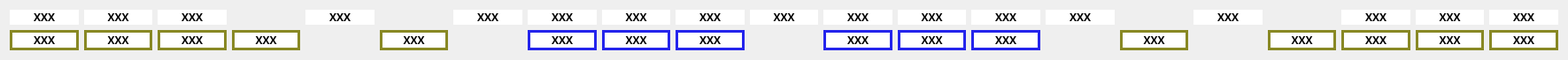
    <widget class="QWidget" name="gridLayoutWidget_5">
     <property name="geometry">
      <rect>
       <x>10</x>
       <y>590</y>
       <width>1771</width>
       <height>41</height>
      </rect>
     </property>
     <layout class="QGridLayout" name="gridLayout_5">
      <item row="0" column="5">
       <widget class="QLabel" name="R_E_4">
        <property name="font">
         <font>
          <family>Ubuntu Mono</family>
          <pointsize>9</pointsize>
          <weight>75</weight>
          <bold>true</bold>
         </font>
        </property>
        <property name="styleSheet">
         <string notr="true">background-color: rgb(255, 255, 255);
border-color: rgb(36, 36, 36);</string>
        </property>
        <property name="text">
         <string>XXX</string>
        </property>
        <property name="alignment">
         <set>Qt::AlignCenter</set>
        </property>
       </widget>
      </item>
      <item row="0" column="21">
       <widget class="QLabel" name="R_E_17">
        <property name="font">
         <font>
          <family>Ubuntu Mono</family>
          <pointsize>9</pointsize>
          <weight>75</weight>
          <bold>true</bold>
         </font>
        </property>
        <property name="styleSheet">
         <string notr="true">background-color: rgb(255, 255, 255);
border-color: rgb(36, 36, 36);</string>
        </property>
        <property name="text">
         <string>XXX</string>
        </property>
        <property name="alignment">
         <set>Qt::AlignCenter</set>
        </property>
       </widget>
      </item>
      <item row="0" column="20">
       <widget class="QLabel" name="R_E_16">
        <property name="font">
         <font>
          <family>Ubuntu Mono</family>
          <pointsize>9</pointsize>
          <weight>75</weight>
          <bold>true</bold>
         </font>
        </property>
        <property name="styleSheet">
         <string notr="true">background-color: rgb(255, 255, 255);
border-color: rgb(36, 36, 36);</string>
        </property>
        <property name="text">
         <string>XXX</string>
        </property>
        <property name="alignment">
         <set>Qt::AlignCenter</set>
        </property>
       </widget>
      </item>
      <item row="0" column="16">
       <widget class="QLabel" name="empty_18">
        <property name="font">
         <font>
          <family>Ubuntu Mono</family>
          <pointsize>9</pointsize>
          <weight>75</weight>
          <bold>true</bold>
         </font>
        </property>
        <property name="styleSheet">
         <string notr="true">color: rgb(255, 255, 255);</string>
        </property>
        <property name="text">
         <string/>
        </property>
        <property name="alignment">
         <set>Qt::AlignCenter</set>
        </property>
       </widget>
      </item>
      <item row="0" column="12">
       <widget class="QLabel" name="R_E_10">
        <property name="font">
         <font>
          <family>Ubuntu Mono</family>
          <pointsize>9</pointsize>
          <weight>75</weight>
          <bold>true</bold>
         </font>
        </property>
        <property name="styleSheet">
         <string notr="true">background-color: rgb(255, 255, 255);
border-color: rgb(36, 36, 36);</string>
        </property>
        <property name="text">
         <string>XXX</string>
        </property>
        <property name="alignment">
         <set>Qt::AlignCenter</set>
        </property>
       </widget>
      </item>
      <item row="0" column="8">
       <widget class="QLabel" name="R_E_6">
        <property name="font">
         <font>
          <family>Ubuntu Mono</family>
          <pointsize>9</pointsize>
          <weight>75</weight>
          <bold>true</bold>
         </font>
        </property>
        <property name="styleSheet">
         <string notr="true">background-color: rgb(255, 255, 255);
border-color: rgb(36, 36, 36);</string>
        </property>
        <property name="text">
         <string>XXX</string>
        </property>
        <property name="alignment">
         <set>Qt::AlignCenter</set>
        </property>
       </widget>
      </item>
      <item row="0" column="14">
       <widget class="QLabel" name="R_E_12">
        <property name="font">
         <font>
          <family>Ubuntu Mono</family>
          <pointsize>9</pointsize>
          <weight>75</weight>
          <bold>true</bold>
         </font>
        </property>
        <property name="styleSheet">
         <string notr="true">background-color: rgb(255, 255, 255);
border-color: rgb(36, 36, 36);</string>
        </property>
        <property name="text">
         <string>XXX</string>
        </property>
        <property name="alignment">
         <set>Qt::AlignCenter</set>
        </property>
       </widget>
      </item>
      <item row="0" column="4">
       <widget class="QLabel" name="empty_17">
        <property name="font">
         <font>
          <family>Ubuntu Mono</family>
          <pointsize>9</pointsize>
          <weight>75</weight>
          <bold>true</bold>
         </font>
        </property>
        <property name="styleSheet">
         <string notr="true">color: rgb(255, 255, 255);</string>
        </property>
        <property name="text">
         <string/>
        </property>
        <property name="alignment">
         <set>Qt::AlignCenter</set>
        </property>
       </widget>
      </item>
      <item row="0" column="7">
       <widget class="QLabel" name="R_E_5">
        <property name="font">
         <font>
          <family>Ubuntu Mono</family>
          <pointsize>9</pointsize>
          <weight>75</weight>
          <bold>true</bold>
         </font>
        </property>
        <property name="styleSheet">
         <string notr="true">background-color: rgb(255, 255, 255);
border-color: rgb(36, 36, 36);</string>
        </property>
        <property name="text">
         <string>XXX</string>
        </property>
        <property name="alignment">
         <set>Qt::AlignCenter</set>
        </property>
       </widget>
      </item>
      <item row="0" column="9">
       <widget class="QLabel" name="R_E_7">
        <property name="font">
         <font>
          <family>Ubuntu Mono</family>
          <pointsize>9</pointsize>
          <weight>75</weight>
          <bold>true</bold>
         </font>
        </property>
        <property name="styleSheet">
         <string notr="true">background-color: rgb(255, 255, 255);
border-color: rgb(36, 36, 36);</string>
        </property>
        <property name="text">
         <string>XXX</string>
        </property>
        <property name="alignment">
         <set>Qt::AlignCenter</set>
        </property>
       </widget>
      </item>
      <item row="0" column="18">
       <widget class="QLabel" name="empty_14">
        <property name="font">
         <font>
          <family>Ubuntu Mono</family>
          <pointsize>9</pointsize>
          <weight>75</weight>
          <bold>true</bold>
         </font>
        </property>
        <property name="styleSheet">
         <string notr="true">color: rgb(255, 255, 255);</string>
        </property>
        <property name="text">
         <string/>
        </property>
        <property name="alignment">
         <set>Qt::AlignCenter</set>
        </property>
       </widget>
      </item>
      <item row="0" column="1">
       <widget class="QLabel" name="R_E_1">
        <property name="font">
         <font>
          <family>Ubuntu Mono</family>
          <pointsize>9</pointsize>
          <weight>75</weight>
          <bold>true</bold>
         </font>
        </property>
        <property name="styleSheet">
         <string notr="true">background-color: rgb(255, 255, 255);
border-color: rgb(36, 36, 36);</string>
        </property>
        <property name="text">
         <string>XXX</string>
        </property>
        <property name="alignment">
         <set>Qt::AlignCenter</set>
        </property>
       </widget>
      </item>
      <item row="0" column="15">
       <widget class="QLabel" name="R_E_13">
        <property name="enabled">
         <bool>true</bool>
        </property>
        <property name="font">
         <font>
          <family>Ubuntu Mono</family>
          <pointsize>9</pointsize>
          <weight>75</weight>
          <bold>true</bold>
         </font>
        </property>
        <property name="styleSheet">
         <string notr="true">background-color: rgb(255, 255, 255);
border-color: rgb(36, 36, 36);</string>
        </property>
        <property name="text">
         <string>XXX</string>
        </property>
        <property name="alignment">
         <set>Qt::AlignCenter</set>
        </property>
       </widget>
      </item>
      <item row="0" column="11">
       <widget class="QLabel" name="R_E_9">
        <property name="font">
         <font>
          <family>Ubuntu Mono</family>
          <pointsize>9</pointsize>
          <weight>75</weight>
          <bold>true</bold>
         </font>
        </property>
        <property name="styleSheet">
         <string notr="true">background-color: rgb(255, 255, 255);
border-color: rgb(36, 36, 36);</string>
        </property>
        <property name="text">
         <string>XXX</string>
        </property>
        <property name="alignment">
         <set>Qt::AlignCenter</set>
        </property>
       </widget>
      </item>
      <item row="0" column="19">
       <widget class="QLabel" name="R_E_15">
        <property name="font">
         <font>
          <family>Ubuntu Mono</family>
          <pointsize>9</pointsize>
          <weight>75</weight>
          <bold>true</bold>
         </font>
        </property>
        <property name="styleSheet">
         <string notr="true">background-color: rgb(255, 255, 255);
border-color: rgb(36, 36, 36);</string>
        </property>
        <property name="text">
         <string>XXX</string>
        </property>
        <property name="alignment">
         <set>Qt::AlignCenter</set>
        </property>
       </widget>
      </item>
      <item row="0" column="6">
       <widget class="QLabel" name="empty_13">
        <property name="font">
         <font>
          <family>Ubuntu Mono</family>
          <pointsize>9</pointsize>
          <weight>75</weight>
          <bold>true</bold>
         </font>
        </property>
        <property name="styleSheet">
         <string notr="true">color: rgb(255, 255, 255);</string>
        </property>
        <property name="text">
         <string/>
        </property>
        <property name="alignment">
         <set>Qt::AlignCenter</set>
        </property>
       </widget>
      </item>
      <item row="0" column="3">
       <widget class="QLabel" name="R_E_3">
        <property name="font">
         <font>
          <family>Ubuntu Mono</family>
          <pointsize>9</pointsize>
          <weight>75</weight>
          <bold>true</bold>
         </font>
        </property>
        <property name="styleSheet">
         <string notr="true">background-color: rgb(255, 255, 255);
border-color: rgb(36, 36, 36);</string>
        </property>
        <property name="text">
         <string>XXX</string>
        </property>
        <property name="alignment">
         <set>Qt::AlignCenter</set>
        </property>
       </widget>
      </item>
      <item row="0" column="10">
       <widget class="QLabel" name="R_E_8">
        <property name="font">
         <font>
          <family>Ubuntu Mono</family>
          <pointsize>9</pointsize>
          <weight>75</weight>
          <bold>true</bold>
         </font>
        </property>
        <property name="styleSheet">
         <string notr="true">background-color: rgb(255, 255, 255);
border-color: rgb(36, 36, 36);</string>
        </property>
        <property name="text">
         <string>XXX</string>
        </property>
        <property name="alignment">
         <set>Qt::AlignCenter</set>
        </property>
       </widget>
      </item>
      <item row="0" column="17">
       <widget class="QLabel" name="R_E_14">
        <property name="font">
         <font>
          <family>Ubuntu Mono</family>
          <pointsize>9</pointsize>
          <weight>75</weight>
          <bold>true</bold>
         </font>
        </property>
        <property name="styleSheet">
         <string notr="true">background-color: rgb(255, 255, 255);
border-color: rgb(36, 36, 36);</string>
        </property>
        <property name="text">
         <string>XXX</string>
        </property>
        <property name="alignment">
         <set>Qt::AlignCenter</set>
        </property>
       </widget>
      </item>
      <item row="0" column="2">
       <widget class="QLabel" name="R_E_2">
        <property name="font">
         <font>
          <family>Ubuntu Mono</family>
          <pointsize>9</pointsize>
          <weight>75</weight>
          <bold>true</bold>
         </font>
        </property>
        <property name="styleSheet">
         <string notr="true">background-color: rgb(255, 255, 255);
border-color: rgb(36, 36, 36);</string>
        </property>
        <property name="text">
         <string>XXX</string>
        </property>
        <property name="alignment">
         <set>Qt::AlignCenter</set>
        </property>
       </widget>
      </item>
      <item row="0" column="13">
       <widget class="QLabel" name="R_E_11">
        <property name="font">
         <font>
          <family>Ubuntu Mono</family>
          <pointsize>9</pointsize>
          <weight>75</weight>
          <bold>true</bold>
         </font>
        </property>
        <property name="styleSheet">
         <string notr="true">background-color: rgb(255, 255, 255);
border-color: rgb(36, 36, 36);</string>
        </property>
        <property name="text">
         <string>XXX</string>
        </property>
        <property name="alignment">
         <set>Qt::AlignCenter</set>
        </property>
       </widget>
      </item>
      <item row="1" column="1">
       <widget class="QLabel" name="R_E_18">
        <property name="font">
         <font>
          <family>Ubuntu Mono</family>
          <pointsize>9</pointsize>
          <weight>75</weight>
          <bold>true</bold>
         </font>
        </property>
        <property name="styleSheet">
         <string notr="true">background-color: rgb(255, 255, 255);
border-width: 3px;
border-style: solid;
border-color: rgb(136, 136, 36);</string>
        </property>
        <property name="text">
         <string>XXX</string>
        </property>
        <property name="alignment">
         <set>Qt::AlignCenter</set>
        </property>
       </widget>
      </item>
      <item row="1" column="2">
       <widget class="QLabel" name="R_E_19">
        <property name="font">
         <font>
          <family>Ubuntu Mono</family>
          <pointsize>9</pointsize>
          <weight>75</weight>
          <bold>true</bold>
         </font>
        </property>
        <property name="styleSheet">
         <string notr="true">background-color: rgb(255, 255, 255);
border-width: 3px;
border-style: solid;
border-color: rgb(136, 136, 36);</string>
        </property>
        <property name="text">
         <string>XXX</string>
        </property>
        <property name="alignment">
         <set>Qt::AlignCenter</set>
        </property>
       </widget>
      </item>
      <item row="1" column="3">
       <widget class="QLabel" name="R_E_20">
        <property name="font">
         <font>
          <family>Ubuntu Mono</family>
          <pointsize>9</pointsize>
          <weight>75</weight>
          <bold>true</bold>
         </font>
        </property>
        <property name="styleSheet">
         <string notr="true">background-color: rgb(255, 255, 255);
border-width: 3px;
border-style: solid;
border-color: rgb(136, 136, 36);</string>
        </property>
        <property name="text">
         <string>XXX</string>
        </property>
        <property name="alignment">
         <set>Qt::AlignCenter</set>
        </property>
       </widget>
      </item>
      <item row="1" column="4">
       <widget class="QLabel" name="R_E_21">
        <property name="font">
         <font>
          <family>Ubuntu Mono</family>
          <pointsize>9</pointsize>
          <weight>75</weight>
          <bold>true</bold>
         </font>
        </property>
        <property name="styleSheet">
         <string notr="true">background-color: rgb(255, 255, 255);
border-width: 3px;
border-style: solid;
border-color: rgb(136, 136, 36);</string>
        </property>
        <property name="text">
         <string>XXX</string>
        </property>
        <property name="alignment">
         <set>Qt::AlignCenter</set>
        </property>
       </widget>
      </item>
      <item row="1" column="6">
       <widget class="QLabel" name="R_E_22">
        <property name="font">
         <font>
          <family>Ubuntu Mono</family>
          <pointsize>9</pointsize>
          <weight>75</weight>
          <bold>true</bold>
         </font>
        </property>
        <property name="styleSheet">
         <string notr="true">background-color: rgb(255, 255, 255);
border-width: 3px;
border-style: solid;
border-color: rgb(136, 136, 36);</string>
        </property>
        <property name="text">
         <string>XXX</string>
        </property>
        <property name="alignment">
         <set>Qt::AlignCenter</set>
        </property>
       </widget>
      </item>
      <item row="1" column="21">
       <widget class="QLabel" name="R_E_27">
        <property name="font">
         <font>
          <family>Ubuntu Mono</family>
          <pointsize>9</pointsize>
          <weight>75</weight>
          <bold>true</bold>
         </font>
        </property>
        <property name="styleSheet">
         <string notr="true">background-color: rgb(255, 255, 255);
border-width: 3px;
border-style: solid;
border-color: rgb(136, 136, 36);</string>
        </property>
        <property name="text">
         <string>XXX</string>
        </property>
        <property name="alignment">
         <set>Qt::AlignCenter</set>
        </property>
       </widget>
      </item>
      <item row="1" column="20">
       <widget class="QLabel" name="R_E_26">
        <property name="font">
         <font>
          <family>Ubuntu Mono</family>
          <pointsize>9</pointsize>
          <weight>75</weight>
          <bold>true</bold>
         </font>
        </property>
        <property name="styleSheet">
         <string notr="true">background-color: rgb(255, 255, 255);
border-width: 3px;
border-style: solid;
border-color: rgb(136, 136, 36);</string>
        </property>
        <property name="text">
         <string>XXX</string>
        </property>
        <property name="alignment">
         <set>Qt::AlignCenter</set>
        </property>
       </widget>
      </item>
      <item row="1" column="19">
       <widget class="QLabel" name="R_E_25">
        <property name="font">
         <font>
          <family>Ubuntu Mono</family>
          <pointsize>9</pointsize>
          <weight>75</weight>
          <bold>true</bold>
         </font>
        </property>
        <property name="styleSheet">
         <string notr="true">background-color: rgb(255, 255, 255);
border-width: 3px;
border-style: solid;
border-color: rgb(136, 136, 36);</string>
        </property>
        <property name="text">
         <string>XXX</string>
        </property>
        <property name="alignment">
         <set>Qt::AlignCenter</set>
        </property>
       </widget>
      </item>
      <item row="1" column="18">
       <widget class="QLabel" name="R_E_24">
        <property name="font">
         <font>
          <family>Ubuntu Mono</family>
          <pointsize>9</pointsize>
          <weight>75</weight>
          <bold>true</bold>
         </font>
        </property>
        <property name="styleSheet">
         <string notr="true">background-color: rgb(255, 255, 255);
border-width: 3px;
border-style: solid;
border-color: rgb(136, 136, 36);</string>
        </property>
        <property name="text">
         <string>XXX</string>
        </property>
        <property name="alignment">
         <set>Qt::AlignCenter</set>
        </property>
       </widget>
      </item>
      <item row="1" column="16">
       <widget class="QLabel" name="R_E_23">
        <property name="font">
         <font>
          <family>Ubuntu Mono</family>
          <pointsize>9</pointsize>
          <weight>75</weight>
          <bold>true</bold>
         </font>
        </property>
        <property name="styleSheet">
         <string notr="true">background-color: rgb(255, 255, 255);
border-width: 3px;
border-style: solid;
border-color: rgb(136, 136, 36);</string>
        </property>
        <property name="text">
         <string>XXX</string>
        </property>
        <property name="alignment">
         <set>Qt::AlignCenter</set>
        </property>
       </widget>
      </item>
      <item row="1" column="12">
       <widget class="QLabel" name="R_E_31">
        <property name="font">
         <font>
          <family>Ubuntu Mono</family>
          <pointsize>9</pointsize>
          <weight>75</weight>
          <bold>true</bold>
         </font>
        </property>
        <property name="styleSheet">
         <string notr="true">background-color: rgb(255, 255, 255);
border-width: 3px;
border-style: solid;
border-color: rgb(36, 36, 236);</string>
        </property>
        <property name="text">
         <string>XXX</string>
        </property>
        <property name="alignment">
         <set>Qt::AlignCenter</set>
        </property>
       </widget>
      </item>
      <item row="1" column="13">
       <widget class="QLabel" name="R_E_32">
        <property name="font">
         <font>
          <family>Ubuntu Mono</family>
          <pointsize>9</pointsize>
          <weight>75</weight>
          <bold>true</bold>
         </font>
        </property>
        <property name="styleSheet">
         <string notr="true">background-color: rgb(255, 255, 255);
border-width: 3px;
border-style: solid;
border-color: rgb(36, 36, 236);</string>
        </property>
        <property name="text">
         <string>XXX</string>
        </property>
        <property name="alignment">
         <set>Qt::AlignCenter</set>
        </property>
       </widget>
      </item>
      <item row="1" column="14">
       <widget class="QLabel" name="R_E_33">
        <property name="font">
         <font>
          <family>Ubuntu Mono</family>
          <pointsize>9</pointsize>
          <weight>75</weight>
          <bold>true</bold>
         </font>
        </property>
        <property name="styleSheet">
         <string notr="true">background-color: rgb(255, 255, 255);
border-width: 3px;
border-style: solid;
border-color: rgb(36, 36, 236);</string>
        </property>
        <property name="text">
         <string>XXX</string>
        </property>
        <property name="alignment">
         <set>Qt::AlignCenter</set>
        </property>
       </widget>
      </item>
      <item row="1" column="10">
       <widget class="QLabel" name="R_E_30">
        <property name="font">
         <font>
          <family>Ubuntu Mono</family>
          <pointsize>9</pointsize>
          <weight>75</weight>
          <bold>true</bold>
         </font>
        </property>
        <property name="styleSheet">
         <string notr="true">background-color: rgb(255, 255, 255);
border-width: 3px;
border-style: solid;
border-color: rgb(36, 36, 236);</string>
        </property>
        <property name="text">
         <string>XXX</string>
        </property>
        <property name="alignment">
         <set>Qt::AlignCenter</set>
        </property>
       </widget>
      </item>
      <item row="1" column="9">
       <widget class="QLabel" name="R_E_29">
        <property name="font">
         <font>
          <family>Ubuntu Mono</family>
          <pointsize>9</pointsize>
          <weight>75</weight>
          <bold>true</bold>
         </font>
        </property>
        <property name="styleSheet">
         <string notr="true">background-color: rgb(255, 255, 255);
border-width: 3px;
border-style: solid;
border-color: rgb(36, 36, 236);</string>
        </property>
        <property name="text">
         <string>XXX</string>
        </property>
        <property name="alignment">
         <set>Qt::AlignCenter</set>
        </property>
       </widget>
      </item>
      <item row="1" column="8">
       <widget class="QLabel" name="R_E_28">
        <property name="font">
         <font>
          <family>Ubuntu Mono</family>
          <pointsize>9</pointsize>
          <weight>75</weight>
          <bold>true</bold>
         </font>
        </property>
        <property name="styleSheet">
         <string notr="true">background-color: rgb(255, 255, 255);
border-width: 3px;
border-style: solid;
border-color: rgb(36, 36, 236);</string>
        </property>
        <property name="text">
         <string>XXX</string>
        </property>
        <property name="alignment">
         <set>Qt::AlignCenter</set>
        </property>
       </widget>
      </item>
     </layout>
    </widget>
